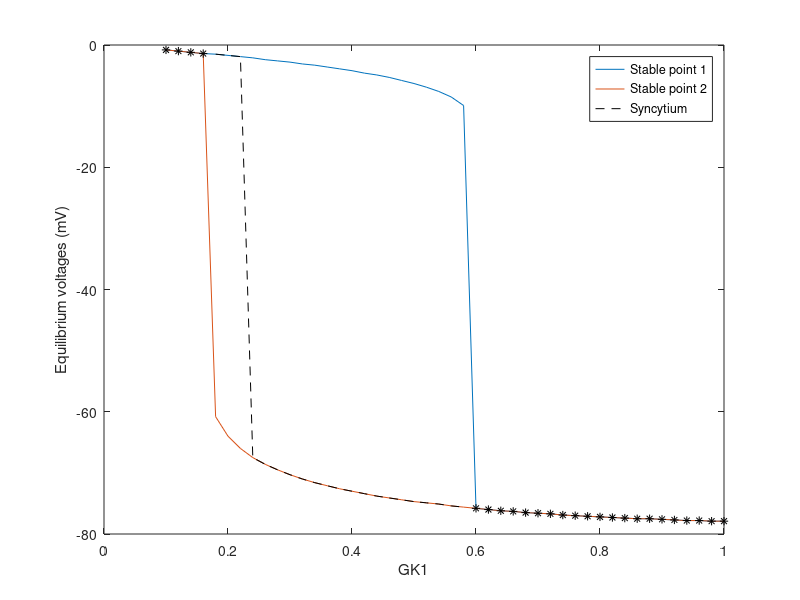
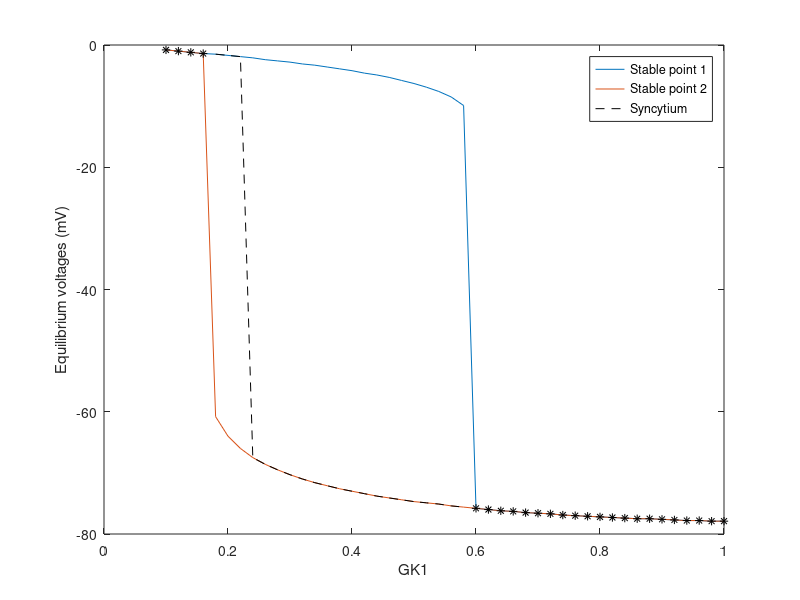
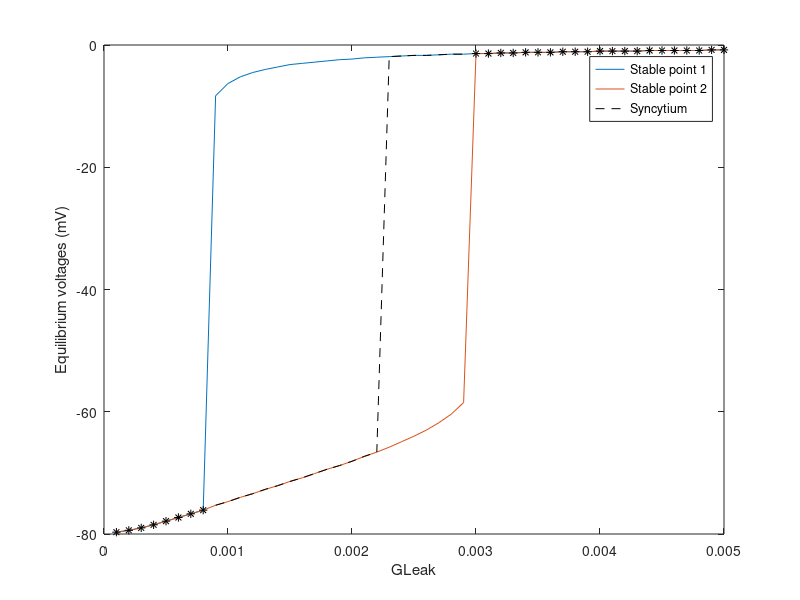
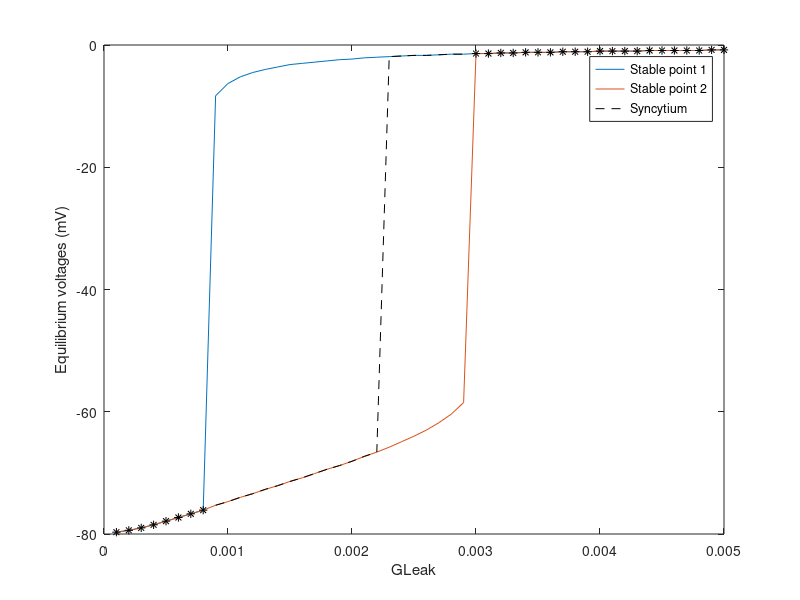

MATLAB code to generate these figures, in order:
%% Inward Rectifier Current
clear
Ek = -80;
V = -80:.1:20;
GK1 = (.1:.02:1)';  % vary the strength of the Kir current
nG = length(GK1);  % # of GK1 values.

% model for the Kir current
a_k1=0.1./(1+exp(0.06*(V-Ek-200)));
b_k1=(3*exp(0.0002*(V-Ek+100))+exp(0.1*(V-Ek-10)))./(1+exp(-0.5*(V-Ek)));
xK1_inf=(a_k1./(a_k1+b_k1));
IK1 = GK1*(xK1_inf.*(V-Ek));

% Assume a purely ohmic leak
ILeak = V*.001;
Itot = IK1 + repmat(ILeak, [nG, 1]);
plot(V, Itot)

% Find the zero-crossings of Itot
Isign = sign(Itot);
idx1 = []; idx2 = [];
for j = 1:nG;
    idx1(j) = find(Isign(j,:) == 1, 1);
    idx2(j) = find(Isign(j,:) == -1, 1, 'last');
end;

% show the zero-crossings on a plot to check for accuracy
plot(V, Itot); hold all;
for j = 1:nG;
    plot([V(idx1(j)), V(idx2(j))], [Itot(j,idx1(j)), Itot(j,idx2(j))], 'r*');
end;
hold off;
xlabel('V (mV)')
ylabel('i (nA)')

% plot(1:nG, idx1, 1:nG, idx2)
idx1(idx1 > idx2) = idx2(idx1 > idx2);

% Look at the equilibrium voltages
plot(GK1, V(idx1), GK1, V(idx2))
xlabel('GK1')
ylabel('Equilibrium voltages (mV)')

% The state that wins has the bigger area under the curve.
% Look at the cumulative sum of the current
for j = 1:nG;
    bal(j) = sum(Itot(j,idx1(j):idx2(j)),2);
end;
bal(idx1 == idx2) = 0;
plot(GK1, bal)

plot(GK1, V(idx2), GK1, V(idx1)); hold all
plot([GK1(bal < 0); GK1(bal > 0)], [V(idx2(bal < 0)) V(idx1(bal > 0))], 'k--');
plot(GK1(bal == 0), V(idx1(bal == 0)), 'k*');
hold off
xlabel('GK1')
ylabel('Equilibrium voltages (mV)')
legend('Stable point 1', 'Stable point 2', 'Syncytium')
saveas(gca, 'Equilibrium voltage with Kir.fig')
saveas(gca, 'Equilibrium voltage with Kir.png')



%% Repeat, varying Ileak for constant GK1
clear
Ek = -80;
V = -80:.1:20;
GK1 = .5;  % strength of the Kir current

% model for the Kir current
a_k1=0.1./(1+exp(0.06*(V-Ek-200)));
b_k1=(3*exp(0.0002*(V-Ek+100))+exp(0.1*(V-Ek-10)))./(1+exp(-0.5*(V-Ek)));
xK1_inf=(a_k1./(a_k1+b_k1));
IK1 = GK1*(xK1_inf.*(V-Ek));

% Assume a purely ohmic leak
GLeak = (.0001:.0001:.005);
ILeak = GLeak'*V;
nL = size(ILeak, 1);
Itot = repmat(IK1, [nL, 1]) + ILeak;
plot(V, Itot)

% Find the zero-crossings of Itot
Isign = sign(Itot);
for j = 1:nL;
    idx1(j) = find(Isign(j,:) == 1, 1);
    idx2(j) = find(Isign(j,:) == -1, 1, 'last');
end;

% show the zero-crossings on a plot to check for accuracy
plot(V, Itot); hold all;
for j = 1:nL;
    plot([V(idx1(j)), V(idx2(j))], [Itot(j,idx1(j)), Itot(j,idx2(j))], 'r*');
end;
hold off;
xlabel('V (mV)')
ylabel('i (nA)')

plot(1:nL, idx1, 1:nL, idx2)
idx1(idx1 > idx2) = idx2(idx1 > idx2);  % fix the corner case

% Look at the equilibrium voltages
plot(GLeak, V(idx1), GLeak, V(idx2))
xlabel('GLeak')
ylabel('Equilibrium voltages (mV)')

% The state that wins has the bigger area under the curve.
% Look at the cumulative sum of the current
bal = [];
for j = 1:nL;
    bal(j) = sum(Itot(j,idx1(j):idx2(j)),2);
end;
bal(idx1 == idx2) = 0;
plot(GLeak, bal)


plot(GLeak, V(idx2), GLeak, V(idx1)); hold all
plot([GLeak(bal > 0) GLeak(bal < 0)], [V(idx1(bal > 0)) V(idx2(bal < 0))], 'k--');
plot(GLeak(bal == 0), V(idx1(bal == 0)), 'k*');
hold off
xlabel('GLeak')
ylabel('Equilibrium voltages (mV)')
legend('Stable point 1', 'Stable point 2', 'Syncytium')
saveas(gca, 'Equilibrium voltage with varying GLeak.fig')
saveas(gca, 'Equilibrium voltage with varying GLeak.png')



